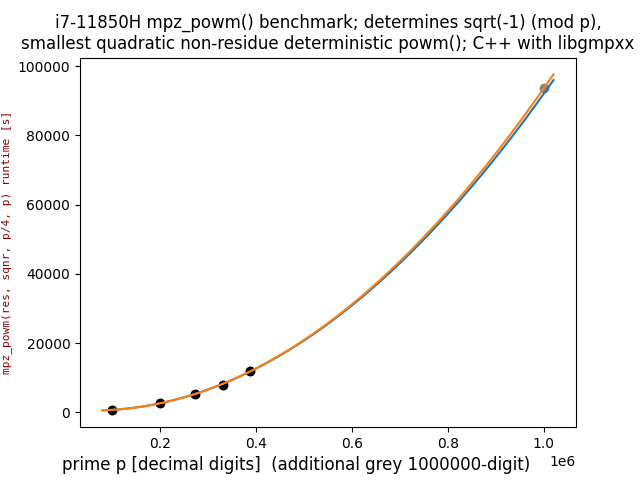

Recreate this plot in Python.
# modified, from: https://github.com/Bumpkin-Pi/QuadraticRegression
import math
import sys
import pandas as pd
import matplotlib.pyplot as plt
from math import pow as toPower
import numpy as np
data = pd.DataFrame({
    "x": [100355, 200700, 272770, 330855, 388342],
    "y": [647.6, 2812.2, 5406.6, 7931.3, 12018.3]
})
data2 = pd.DataFrame({
    "x2": [100355, 200700, 272770, 330855, 388342, 1000000],
    "y2": [647.6, 2812.2, 5406.6, 7931.3, 12018.3, 93640.8]
})

Σx = 0
Σy = 0
Σxy = 0
Σx2 = 0
Σx3 = 0
Σx4 = 0
Σx2y = 0
n = len(data)

a = 0
b = 0
c = 0

for i in range(len(data2)):
    plt.scatter([data2.iloc[i].x2], [data2.iloc[i].y2], color="grey")

for i in range(len(data)):
    Σx += data.iloc[i].x
    Σy += data.iloc[i].y
    Σxy += data.iloc[i].x * data.iloc[i].y
    Σx2 += toPower(data.iloc[i].x, 2)
    Σx3 += toPower(data.iloc[i].x, 3)
    Σx4 += toPower(data.iloc[i].x, 4)
    Σx2y += toPower(data.iloc[i].x, 2) * data.iloc[i].y

    plt.scatter([data.iloc[i].x], [data.iloc[i].y], color="black")

a = np.array([[Σx4, Σx3, Σx2], [Σx3, Σx2, Σx], [Σx2, Σx, n]])
b = np.array([Σx2y, Σxy, Σy])

solve = np.linalg.solve(a, b)

print((f'y = {solve[0]}x² + {solve[1]}x + {solve[2]}').replace("+ -", "- "))

x = np.linspace(80000, 1020000, 1000)
x2 = np.linspace(80000, 1020000, 1000)

y = (x**2)*solve[0] + solve[1]*x + solve[2]
plt.plot(x, y)

y2 = (x**2)*1.0554194832720814e-07 - x*0.012866576114746796 + 963.5694282158807
plt.plot(x2, y2)

font = {'family': 'monospace',
        'color':  'darkred',
        'weight': 'normal',
        'size': 12,
        }

plt.title('i7-11850H mpz_powm() benchmark; determines sqrt(-1) (mod p),\nsmallest quadratic non-residue deterministic powm(); C++ with libgmpxx', fontsize=12)
plt.ylabel('mpz_powm(res, sqnr, p/4, p) runtime [s]', fontsize=8, fontdict=font)
plt.xlabel('prime p [decimal digits]  (additional grey 1000000-digit)            ', fontsize=12)

plt.show()
